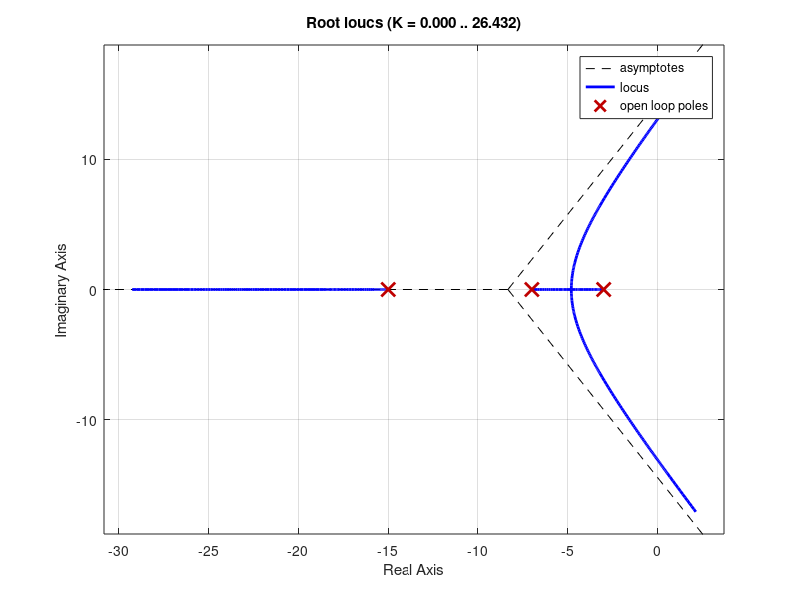
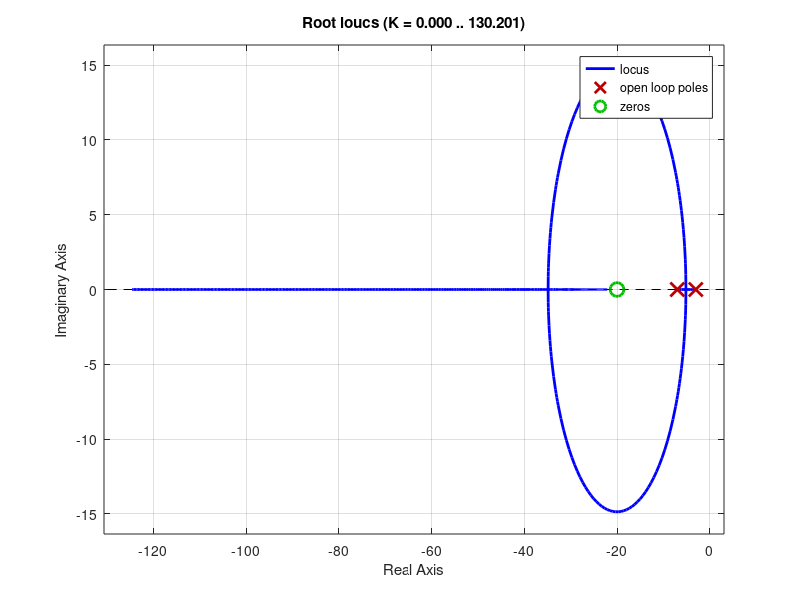
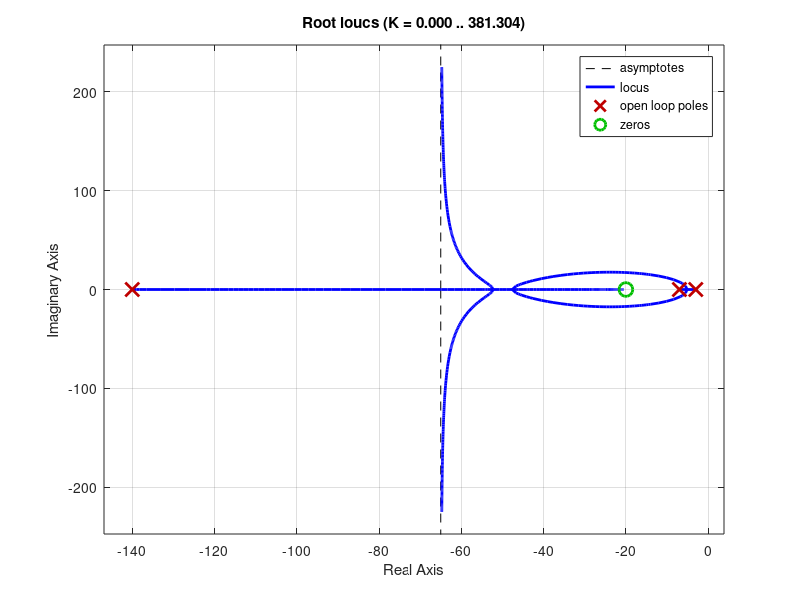

MATLAB code for these plots, in order:
%Rootlocus exempel ('control toolbox krävs')
clear all;
close all;
s=zpk('s'); %Definiera 's', se help zpk
%Antag några värden
P1=-3;
P2=-7;
P3=-15;
n=-20;
w0=20;
delta=7;
figure(1)
%Tre slingpoler
rlocus(1/((1-s/P1)*(1-s/P2)*(1-s/P3)))
figure(2)
%två slingpoler och ett slingnollställe
rlocus( (1-s/n) / ( (1-s/P1)*(1-s/P2) ) )
%lägg till en hjälpcirkel med radien w0
% hold on
% angle = linspace(0, 2*pi, 360);
% x = w0*cos(angle);
% y = w0*sin(angle);
% plot(x,y)
% axis('equal')
figure(3)
%Tre slingpoler och ett slingnollställe
rlocus( (1-s/n) / ( (1-s/P1)*(1-s/P2)*(1-s/(delta*n)) ) )
% %lägg till en hjälpcirkel med radien w0
% hold on
% angle = linspace(0, 2*pi, 360);
% x = w0*cos(angle);
% y = w0*sin(angle);
% plot(x,y)
% axis('equal')